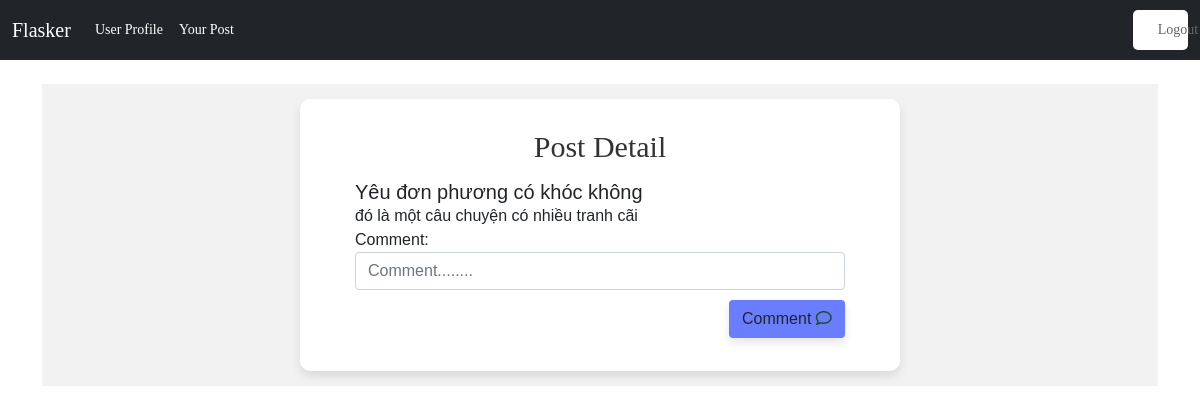
The page /post/post_detail/2 (signed in) on the database its author committed.
### app.py (models this page shows, shortened)
class Post(UserMixin,db.Model):
    id = db.Column(db.Integer, primary_key=True)
    user_id = db.Column(db.Integer, ForeignKey('user.id'))
    blog_name = db.Column(db.String(255), nullable=False, )
    content = db.Column(db.String(100), nullable=False, unique = True)
    comment = db.relationship('Comment', backref='post')
    date_create = db.Column(db.Date(), default=datetime.utcnow)

### app.py (the view, shortened to what this page needs)
@app.route('/post/post_detail/<int:id>', methods=['GET', 'POST'])
def post_detail(id):
    comments = Comment.query.filter_by(post_id=id)
    post_detail = Post.query.get_or_404(id)
    form = CreateCommentForm()
    if current_user.is_authenticated:
        post = Post.query.filter_by(user_id=current_user.id).first()
    return render_template('post/post_detail.html',form=form , comments=comments, post_detail=post_detail)

### app.py
class CreateCommentForm(FlaskForm):
    comment = StringField('Comment......', validators=[DataRequired()])

### app.py (called while the page is built)
@login_manager.user_loader
def load_user(id):
        return User.query.get(int(id))

### templates/post/post_detail.html (shortened to what this page needs)
{% extends "base.html" %}
{% block content %}
<div class="limiter">
    <div class="container-login100">
        <div class="wrap-post-detail">
            <div class="post-item-detail">
                <span class="login100-form-title mb-30">
                    Post Detail
                </span>
                <h5>{{post_detail.blog_name}}</h5>
                <span>{{post_detail.content}}</span>
            </div>
            {% if current_user.is_authenticated %}
                <div class="form-comment">
                        {% include 'comment/comment.html' %}
                </div>
            {% endif %}
        </div>
    </div>
</div>
{% endblock content %}

### static/css/style.css (style rules this page uses)
* { margin: 0; padding: 0; box-sizing: border-box }
body,html { height: 100%; font-family: Poppins-Regular,sans-serif }
h1,h2,h3,h4,h5,h6 { margin: 0 }
input { outline: none; border: none }
.limiter { width: 100%; margin: 0 auto }
.container-login100 { width: 100%; display: -webkit-box; display: -webkit-flex; display: -moz-box; display: -ms-flexbox; display: flex; flex-wrap: wrap; justify-content: center; align-items: center; padding: 15px; background: #f2f2f2 }
.login100-form-title { display: block; font-family: Poppins-Bold; font-size: 30px; color: #333; line-height: 1.2; text-align: center; margin-bottom: 15px; }
.wrap-post-detail { width: 600px; height: auto; background: #fff; border-radius: 10px; overflow: hidden; padding: 30px 55px 33px; box-shadow: 0 5px 10px 0 rgba(0,0,0,.1); -moz-box-shadow: 0 5px 10px 0 rgba(0,0,0,.1); -webkit-box-shadow: 0 5px 10px 0 rgba(0,0,0,.1); -o-box-shadow: 0 5px 10px 0 rgba(0,0,0,.1); -ms-box-shadow: 0 5px 10px 0 rgba(0,0,0,.1) }

### rows shown on the page
Post: blog_name "Yêu đơn phương có khóc không", content "đó là một câu chuyện có nhiều tranh cãi"
